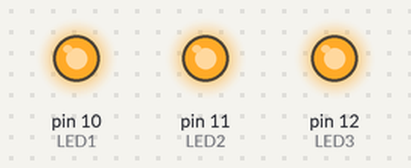
A sketch run on a simulated Arduino Uno, built with avr-gcc and run on an emulated ATmega328P. On the bench: output pins drawn as LEDs (lit = HIGH).

Above: at 0.5 s.
At 3.5 s:
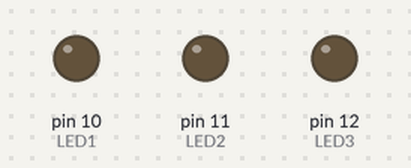
Timing chart, 0 to 4.6 s (numbered marks = the images above):
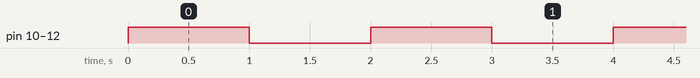

The sketch:

sketch_aug13a.ino
```cpp
int const LED1 = 10;
int const LED2 = 11;
int const LED3 = 12;
void setup()
{
  pinMode(LED1, OUTPUT);
  pinMode(LED2, OUTPUT);
  pinMode(LED3, OUTPUT);
}
void loop()
{
  digitalWrite(LED1, HIGH);
  digitalWrite(LED2, HIGH);
  digitalWrite(LED3, HIGH);
  delay(1000); // Wait for 1000 millisecond(s)
  digitalWrite(LED1, LOW);
  digitalWrite(LED2, LOW);
  digitalWrite(LED3, LOW);
  delay(1000); // Wait for 1000 millisecond(s)
}
```

Measured:
- by itself, pin 10 (LED1), pin 11 (LED2), pin 12 (LED3): alternates HIGH for 1.0 s and LOW for 1.0 s
